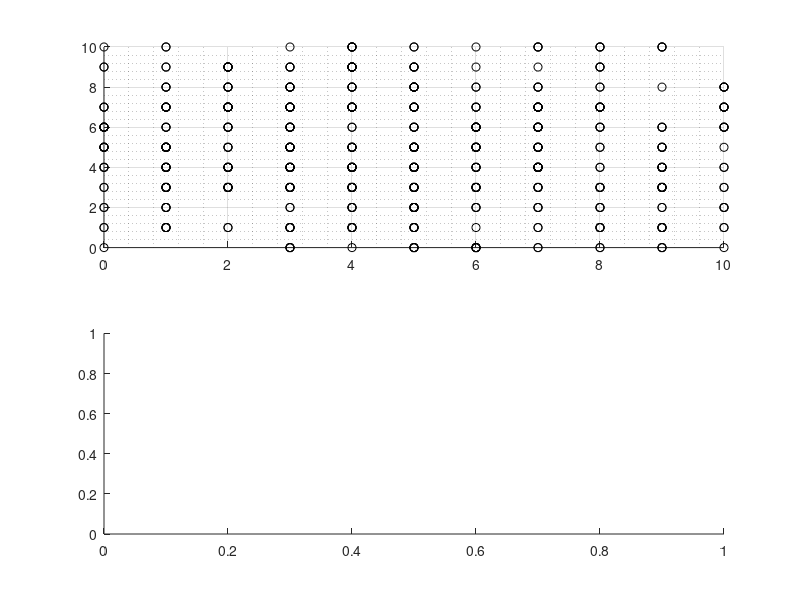

Here is the MATLAB script that generated this plot: (Note: this script raises an error after producing the figure.)
clear
clc
L=10;
rmat=500;
xpos(1:rmat)=0;
ypos(1:rmat)=0;
k=1;
n=1;

while n<=rmat
    
    xdisplacement=randi([1 4]);
    ydisplacement=randi([1 4]);
    a=randi([1 2]);  
    b=randi([1 2]);

    if xpos(k)+xdisplacement<=L && a==1
        xpos(k+1)=xpos(k)+xdisplacement;
    elseif xpos(k)+xdisplacement>L && a==1
        xpos(k+1)=xpos(k)-xdisplacement;
    elseif xpos(k)-xdisplacement>=0 && a==2
        xpos(k+1)=xpos(k)-xdisplacement;
    elseif xpos(k)-xdisplacement<0 && a==2
        xpos(k+1)=xpos(k)+xdisplacement;

    end
    
    if ypos(k)+ydisplacement<=L && b==1
        ypos(k+1)=ypos(k)+ydisplacement;
    elseif ypos(k)+ydisplacement>L && b==1
        ypos(k+1)=ypos(k)-ydisplacement;
    elseif ypos(k)-ydisplacement>=0 && b==2
        ypos(k+1)=ypos(k)-ydisplacement;
    elseif ypos(k)-ydisplacement<0 && b==2
        ypos(k+1)=ypos(k)+ydisplacement;
    end
    n=n+1;
    k=k+1;
end
coordinates=[xpos;ypos]';
subplot(2,1,1)
grid on
grid minor
hold on
plot(xpos,ypos,'ok')
subplot(2,1,2)
h=histogram2(xpos,ypos)